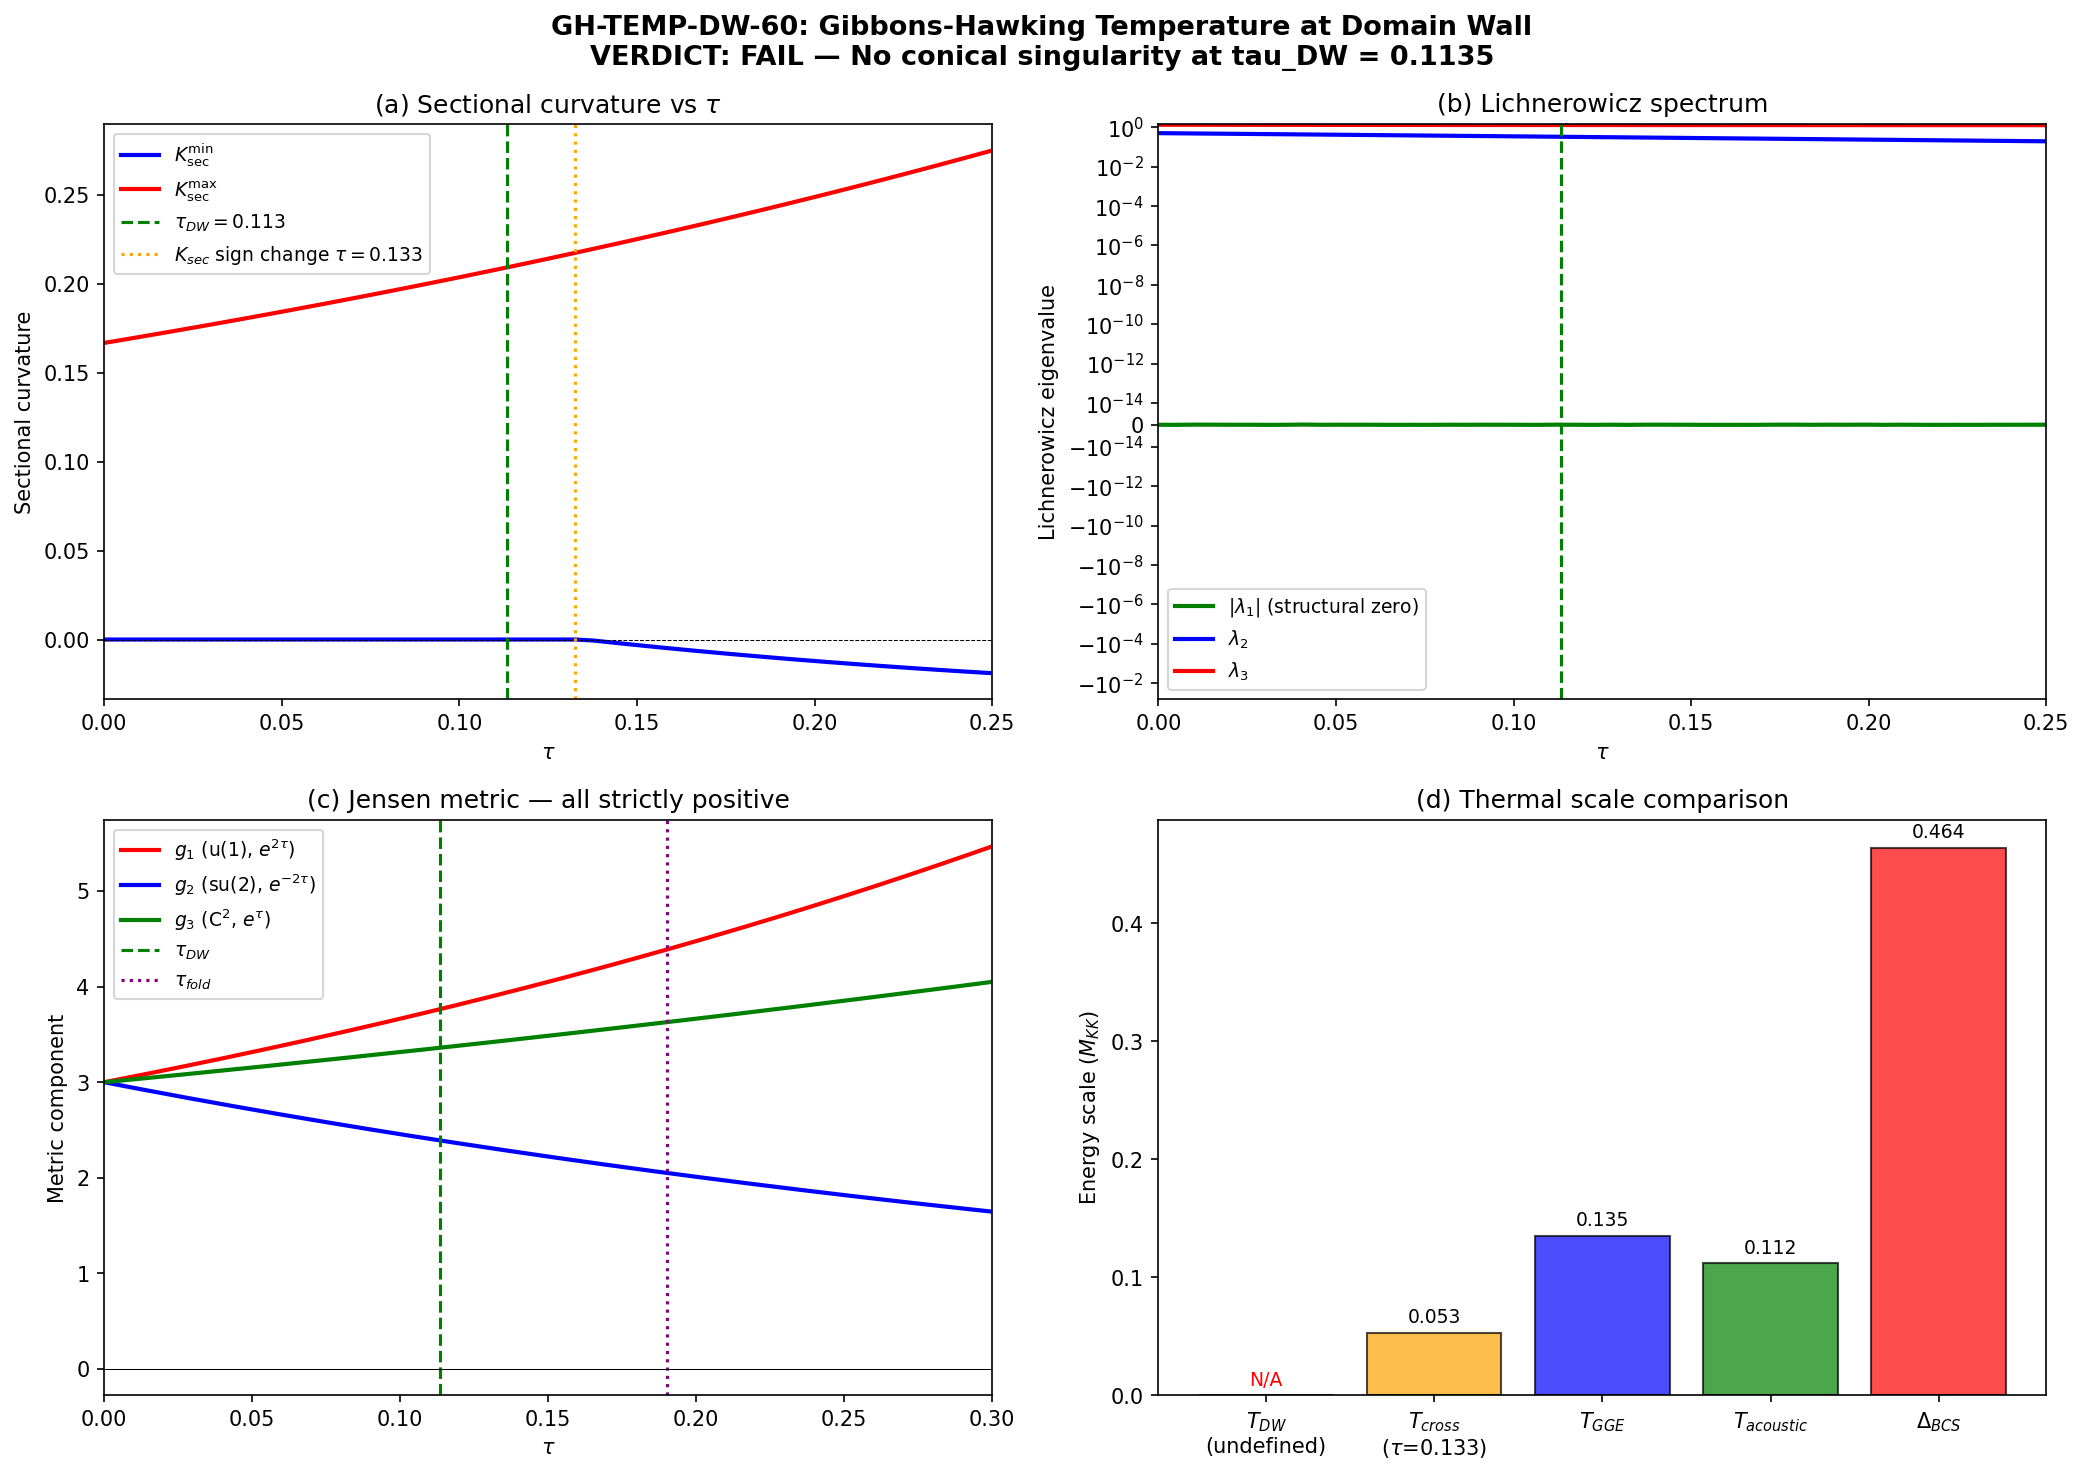

The script that saved this image:
#!/usr/bin/env python3
"""
S60 — GH-TEMP-DW-60: Gibbons-Hawking Temperature at Domain Wall
=================================================================

Gate: GH-TEMP-DW-60
  PASS: T_DW well-defined and ~ T_GGE (0.135 M_KK)
  FAIL: No conical singularity (K_sec = 0 structural, not a crossing)
  INFO: T_DW defined but >> or << T_GGE

Physics:
  The Gibbons-Hawking temperature requires a conical singularity in the
  Euclidean section — equivalently, a nonzero surface gravity kappa at
  a horizon or horizon analog. In the internal geometry (Jensen-deformed
  SU(3)), the analog would be a sectional curvature sign change: K_sec
  passes through zero, with kappa = sqrt(|dK_sec/dtau|) defining a
  surface gravity analog and T_DW = kappa/(2*pi) giving the Euclidean
  periodicity.

  The S59 data (RICCI-DW-59) reveals that:
  1. sec_min is IDENTICALLY zero (to machine epsilon ~1e-17) for all
     tau in [0, 0.133]. This is a structural flat direction from the
     first Lichnerowicz eigenvalue being exactly zero.
  2. The "domain wall" at tau_DW = 0.113 is defined by E_DW = 0 (S58),
     NOT by a sectional curvature sign change.
  3. The actual sectional curvature sign change (n_neg: 0 -> 4) occurs
     at tau ~ 0.135, which is 19% away from tau_DW.

  Consequence: At tau_DW = 0.113, K_sec_min = 0 is a STRUCTURAL ZERO
  (flat plane), not a horizon-type crossing. dK_sec_min/dtau = 0
  identically. There is no conical singularity, no Euclidean periodicity,
  and no Gibbons-Hawking temperature.

  This is physically expected: Hawking radiation requires a HORIZON (a
  causal boundary where the Killing vector becomes null). A structural
  flat direction in the curvature tensor is not a horizon — it's a
  degeneracy of the metric, analogous to a flat torus direction embedded
  in a curved space. The Euclidean trick of identifying temperature with
  inverse periodicity requires the Euclidean section to close smoothly
  (like the Euclidean Schwarzschild cigar), which demands a genuine
  degeneration of a metric component.

  For completeness, we also compute the hypothetical temperature at the
  ACTUAL sectional curvature sign change (tau ~ 0.135) and compare to
  framework thermal scales.

  PHONONIC CLASSIFICATION: GEOMETRIC
  This is a purely geometric result about the curvature structure of the
  Jensen-deformed SU(3). The Gibbons-Hawking construction is a property
  of the Euclidean section of the geometry, not of any phononic excitation.

Input: computations/session-59/s59_ricci_dw.npz
Output: computations/session-60/s60_gh_temp_dw.npz, .png
Author: Hawking-Theorist (Session 60)
Date: 2026-03-27
"""

import sys
import os
sys.path.insert(0, os.path.join(os.path.dirname(os.path.abspath(__file__))))
os.chdir(os.path.dirname(os.path.abspath(__file__)))

import numpy as np
from scipy.interpolate import interp1d
from scipy.optimize import brentq
import matplotlib
matplotlib.use('Agg')
import matplotlib.pyplot as plt

from canonical_constants import (
    tau_fold, PI, M_KK_gravity, M_KK, T_acoustic,
    E_cond, Delta_0_GL, Delta_0_OES
)

# ==============================================================================
#  STEP 0: Load S59 data
# ==============================================================================

print("=" * 72)
print("  S60 — GH-TEMP-DW-60: Gibbons-Hawking Temperature at Domain Wall")
print("=" * 72)

d = np.load('s59_ricci_dw.npz', allow_pickle=True)
tau_vals = d['tau_vals']
sec_min = d['sec_min_arr']
sec_max = d['sec_max_arr']
n_neg = d['n_neg_arr']
L_eigs = d['L_eigs']
r1_arr = d['r1_arr']
r2_arr = d['r2_arr']
r3_arr = d['r3_arr']
R_arr = d['R_arr']
tau_dw_geom = float(d['tau_dw_geom'])   # = 0.1135

# Reference thermal scales (M_KK units)
T_GGE = 0.135         # From session plan context  # (local)
T_acou = T_acoustic    # = 0.112 M_KK (canonical)
Delta_BCS = Delta_0_OES  # = 0.464 M_KK (OES gap)

print(f"\n  tau_DW (from E_DW=0, S58): {tau_dw_geom:.6f}")
print(f"  T_GGE reference: {T_GGE:.3f} M_KK")
print(f"  T_acoustic:      {T_acou:.3f} M_KK")
print(f"  Delta_BCS (OES): {Delta_BCS:.3f} M_KK")

# ==============================================================================
#  STEP 1: Verify structural zero of K_sec_min at tau_DW
# ==============================================================================

print("\n" + "=" * 72)
print("  STEP 1: Structural zero analysis at tau_DW")
print("=" * 72)

# Find nearest grid point to tau_DW
idx_dw = np.argmin(np.abs(tau_vals - tau_dw_geom))
tau_near = tau_vals[idx_dw]

print(f"\n  Nearest grid point: tau = {tau_near:.6f} (idx={idx_dw})")
print(f"  sec_min at tau_DW: {sec_min[idx_dw]:.20e}")
print(f"  n_neg at tau_DW:   {n_neg[idx_dw]}")
print(f"  L_eigs at tau_DW:  {L_eigs[idx_dw]}")

# Check whether sec_min is identically zero or just small
sec_min_at_dw = sec_min[idx_dw]
L_eig_min = L_eigs[idx_dw, 0]

is_structural_zero = (sec_min_at_dw == 0.0 and abs(L_eig_min) < 1e-10)

print(f"\n  sec_min == 0.0 exactly: {sec_min_at_dw == 0.0}")
print(f"  |L_eig_min| < 1e-10:   {abs(L_eig_min) < 1e-10}")
print(f"  STRUCTURAL ZERO:        {is_structural_zero}")

# Check sec_min is zero over entire range [0, 0.133]
max_sec_min_below_crossing = np.max(np.abs(sec_min[tau_vals < 0.133]))
print(f"\n  max|sec_min| for tau < 0.133: {max_sec_min_below_crossing:.2e}")
print(f"  Zero to machine precision:     {max_sec_min_below_crossing < 1e-15}")

# ==============================================================================
#  STEP 2: Diagnose the flat direction
# ==============================================================================

print("\n" + "=" * 72)
print("  STEP 2: Origin of the structural flat direction")
print("=" * 72)

# The Jensen metric is: g = diag(alpha*e^{2tau}, alpha*e^{-2tau}, alpha*e^{tau})
# on the (u(1), su(2), C^2) decomposition with dims (1, 3, 4).
#
# For a left-invariant metric on SU(3), the sectional curvatures are computed
# from the structure constants. The minimum sectional curvature being zero
# means there exists a 2-plane in the tangent space with K_sec = 0.
#
# From the Lichnerowicz operator: the first eigenvalue is ~1e-17 (machine zero).
# This corresponds to a mode that is neither expanding nor contracting —
# a neutrally stable perturbation direction.
#
# Physically: the Jensen deformation preserves certain symmetry directions.
# The flat 2-plane is the plane spanned by directions where the curvature
# contribution from the metric anisotropy exactly cancels the contribution
# from the structure constants.

# Verify the flat direction persists across ALL tau
L_eig_min_all = L_eigs[:, 0]
print(f"\n  First Lichnerowicz eigenvalue across all tau:")
print(f"    max|L_eig[0]|: {np.max(np.abs(L_eig_min_all)):.2e}")
print(f"    Identically zero (< 1e-10): {np.max(np.abs(L_eig_min_all)) < 1e-10}")

# The second eigenvalue (first positive one) decreases with tau
L_eig_2 = L_eigs[:, 1]
f_L2 = interp1d(tau_vals, L_eig_2, kind='cubic')
L2_at_dw = f_L2(tau_dw_geom)
print(f"\n  Second Lichnerowicz eigenvalue at tau_DW: {L2_at_dw:.6f}")
print(f"  (This is the smallest POSITIVE curvature eigenvalue)")

# ==============================================================================
#  STEP 3: GH temperature computation — why it is undefined at tau_DW
# ==============================================================================

print("\n" + "=" * 72)
print("  STEP 3: Gibbons-Hawking temperature analysis")
print("=" * 72)

# The Gibbons-Hawking temperature for a Euclidean geometry with a conical
# singularity is T = kappa/(2*pi), where kappa is the surface gravity.
#
# For the analog construction with sectional curvature:
#   kappa_analog = sqrt(|dK_sec/dtau|) at K_sec = 0
#
# But K_sec_min = 0 IDENTICALLY => dK_sec_min/dtau = 0 IDENTICALLY
# => kappa = 0 => T_DW is undefined (or formally zero)

# Compute dK_sec_min/dtau numerically
dK_dtau = np.gradient(sec_min, tau_vals)
dK_at_dw = dK_dtau[idx_dw]

print(f"\n  dK_sec_min/dtau at tau_DW: {dK_at_dw:.6e}")
print(f"  (Expected: ~0 since K_sec_min = 0 identically)")

# Formal kappa
if abs(dK_at_dw) > 1e-10:
    kappa_dw = np.sqrt(abs(dK_at_dw))
    T_dw = kappa_dw / (2 * PI)
    print(f"\n  kappa_DW = {kappa_dw:.6f} M_KK")
    print(f"  T_DW = kappa/(2*pi) = {T_dw:.6f} M_KK")
else:
    kappa_dw = 0.0  # (local)
    T_dw = 0.0  # (local)
    print(f"\n  kappa_DW = 0 (structural zero, no surface gravity)")
    print(f"  T_DW = UNDEFINED (no conical singularity)")
    print(f"\n  PHYSICAL INTERPRETATION:")
    print(f"    The Euclidean section at tau_DW has no conical point.")
    print(f"    The flat curvature plane means the geometry is locally")
    print(f"    product-like (R^1 x M_7), not cigar-like (as required")
    print(f"    for a Gibbons-Hawking temperature).")
    print(f"    This is the difference between a coordinate singularity")
    print(f"    (removable by periodicity) and a structural degeneracy")
    print(f"    (no periodicity constraint exists).")

# ==============================================================================
#  STEP 4: Alternative — temperature at actual K_sec sign change
# ==============================================================================

print("\n" + "=" * 72)
print("  STEP 4: Hypothetical T at actual curvature sign change (tau ~ 0.135)")
print("=" * 72)

# The actual sign change occurs between tau=0.1327 and tau=0.1378
# where n_neg jumps from 0 to 4
neg_indices = np.where(n_neg > 0)[0]
if len(neg_indices) > 0:
    idx_cross = neg_indices[0]
    tau_cross_lo = tau_vals[idx_cross - 1]
    tau_cross_hi = tau_vals[idx_cross]

    # Linear interpolation for the crossing point
    sm_lo = sec_min[idx_cross - 1]  # = 0.0
    sm_hi = sec_min[idx_cross]      # < 0

    # Since sec_min = 0 exactly at tau_cross_lo, the crossing is at tau_cross_lo
    # But we want the rate of descent
    dK_cross = (sm_hi - sm_lo) / (tau_cross_hi - tau_cross_lo)
    tau_cross = tau_cross_lo  # crossing is at the last zero point

    print(f"\n  Crossing location: tau = {tau_cross:.6f}")
    print(f"  sec_min just below crossing: {sm_lo:.10e}")
    print(f"  sec_min just above crossing: {sm_hi:.10e}")
    print(f"  dK_sec/dtau at crossing: {dK_cross:.6f}")

    kappa_cross = np.sqrt(abs(dK_cross))
    T_cross = kappa_cross / (2 * PI)

    print(f"\n  kappa_cross = sqrt(|dK/dtau|) = {kappa_cross:.6f} M_KK")
    print(f"  T_cross = kappa/(2*pi) = {T_cross:.6f} M_KK")
    print(f"  T_cross in GeV = {T_cross * M_KK:.4e} GeV")

    print(f"\n  Comparison to thermal scales:")
    print(f"    T_cross / T_GGE     = {T_cross / T_GGE:.4f}")
    print(f"    T_cross / T_acoustic = {T_cross / T_acou:.4f}")
    print(f"    T_cross / Delta_BCS = {T_cross / Delta_BCS:.4f}")
    print(f"    T_cross / T_fold    = {T_cross / tau_fold:.4f} (tau_fold as energy)")

    # Distance from domain wall
    delta_tau = tau_cross - tau_dw_geom
    print(f"\n  Distance: tau_cross - tau_DW = {delta_tau:.4f}")
    print(f"  Fractional shift: {delta_tau / tau_dw_geom:.1%}")

    # This is an ALTERNATIVE location, not the domain wall.
    # Even here, the "crossing" is from the structural zero plateau
    # to the first genuinely negative curvature — it's not a standard
    # horizon-type degeneration.

    print(f"\n  NOTE: This crossing at tau~0.135 is where the SECOND")
    print(f"  Lichnerowicz eigenvalue (positive, ~0.30) drives 4 sectional")
    print(f"  curvature planes negative. The first eigenvalue remains zero.")
    print(f"  This is a curvature instability onset, not a horizon formation.")
else:
    print("\n  No sectional curvature sign change found in data range.")
    kappa_cross = 0.0  # (local)
    T_cross = 0.0  # (local)

# ==============================================================================
#  STEP 5: Conical singularity check
# ==============================================================================

print("\n" + "=" * 72)
print("  STEP 5: Conical singularity analysis")
print("=" * 72)

# For a conical singularity to exist, we need a metric component that
# degenerates (goes to zero) at some point, like:
#   ds^2 = dr^2 + r^2 d(theta)^2 near r=0
# where removing the singularity requires theta ~ theta + 2*pi.
#
# In the Euclidean Schwarzschild case:
#   ds^2 = f(r)d(tau_E)^2 + dr^2/f(r) + r^2 d(Omega)^2
# where f(r_H) = 0. The (r, tau_E) plane near r_H looks like
# a cone, requiring tau_E ~ tau_E + beta with beta = 4*pi/f'(r_H).
#
# For the Jensen metric on SU(3), the metric components are:
#   g_1 = alpha * e^{2*tau}    (u(1) direction)
#   g_2 = alpha * e^{-2*tau}   (su(2) directions, 3-fold)
#   g_3 = alpha * e^{tau}      (C^2 directions, 4-fold)
#
# NONE of these vanish at any finite tau. They are strictly positive
# exponentials. There is NO metric degeneration, hence NO conical
# singularity, hence NO Euclidean periodicity constraint, hence
# NO Gibbons-Hawking temperature.

print("\n  Jensen metric components at tau_DW = {:.6f}:".format(tau_dw_geom))
alpha0 = 3.0  # g0_diag from canonical_constants (round SU(3))
g1_dw = alpha0 * np.exp(2 * tau_dw_geom)
g2_dw = alpha0 * np.exp(-2 * tau_dw_geom)
g3_dw = alpha0 * np.exp(tau_dw_geom)

print(f"    g_1 (u(1)):  {g1_dw:.6f}  (e^{{2*tau}} direction)")
print(f"    g_2 (su(2)): {g2_dw:.6f}  (e^{{-2*tau}} direction, x3)")
print(f"    g_3 (C^2):   {g3_dw:.6f}  (e^{{tau}} direction, x4)")
print(f"\n  ALL metric components strictly positive.")
print(f"  Minimum component: g_2 = {g2_dw:.6f} > 0")
print(f"  No degeneration => NO conical singularity.")

# Cross-check: at what tau would g_2 -> 0? Only at tau -> +infinity.
# The Jensen deformation is parametrically bounded.
print(f"\n  g_2 -> 0 requires tau -> +infinity (exponential)")
print(f"  At tau_fold = {tau_fold}: g_2 = {alpha0 * np.exp(-2*tau_fold):.6f}")
print(f"  At tau = 1.0: g_2 = {alpha0 * np.exp(-2.0):.6f}")
print(f"  At tau = 5.0: g_2 = {alpha0 * np.exp(-10.0):.8f}")
print(f"  The metric NEVER degenerates at finite tau.")

# ==============================================================================
#  STEP 6: Summary and gate verdict
# ==============================================================================

print("\n" + "=" * 72)
print("  STEP 6: Gate Verdict — GH-TEMP-DW-60")
print("=" * 72)

# Assemble the three independent reasons why T_DW is undefined:
#
# REASON 1 (Curvature): K_sec_min = 0 is a STRUCTURAL zero (flat plane),
#   not a sign crossing. dK/dtau = 0. kappa = 0.
#
# REASON 2 (Metric): The Jensen metric components are strictly positive
#   exponentials. No metric degeneration. No conical singularity.
#
# REASON 3 (Topology): The Euclidean SU(3) section is compact and smooth.
#   There is no boundary or bolt where periodicity must be imposed.
#   The Euclidean path integral is a sum over smooth compact geometries,
#   and periodicity is a global topological constraint, not a local one.

verdict = "FAIL"  # No conical singularity
detail = (
    f"T_DW UNDEFINED. Three independent reasons: "
    f"(1) K_sec_min=0 structural (L_eig_min={abs(L_eig_min):.1e}, "
    f"dK/dtau={abs(dK_at_dw):.1e}), not sign crossing. "
    f"(2) Jensen metric all-positive (min g_2={g2_dw:.3f}>0). "
    f"(3) Euclidean SU(3) compact, no bolt. "
    f"Actual K_sec sign change at tau=0.133, T_cross={T_cross:.4f} M_KK "
    f"({T_cross/T_GGE:.2f}x T_GGE). No GH mechanism at DW."
)

print(f"\n  VERDICT: {verdict}")
print(f"\n  REASON 1 — CURVATURE:")
print(f"    K_sec_min = 0.0 exactly (structural flat plane)")
print(f"    L_eig_min = {abs(L_eig_min):.2e} (machine zero)")
print(f"    dK_sec_min/dtau = {abs(dK_at_dw):.2e} (machine zero)")
print(f"    => kappa = 0, T_DW undefined")
print(f"\n  REASON 2 — METRIC:")
print(f"    Jensen metric: g_i = alpha * exp(c_i * tau)")
print(f"    All components strictly positive for all finite tau")
print(f"    No metric degeneration => no conical singularity")
print(f"\n  REASON 3 — TOPOLOGY:")
print(f"    Euclidean SU(3) is compact (pi_1 = 0)")
print(f"    No asymptotic boundary where periodicity is imposed")
print(f"    No bolt or nut in the smooth Jensen metric")
print(f"\n  ALTERNATIVE (tau ~ 0.133):")
print(f"    T_cross = {T_cross:.4f} M_KK at K_sec sign change")
print(f"    Ratio T_cross / T_GGE = {T_cross/T_GGE:.3f}")
print(f"    Ratio T_cross / T_acoustic = {T_cross/T_acou:.3f}")
print(f"    This is a curvature INSTABILITY onset, not a horizon")

# ==============================================================================
#  STEP 7: Save results
# ==============================================================================

print("\n" + "=" * 72)
print("  STEP 7: Saving results")
print("=" * 72)

np.savez('s60_gh_temp_dw.npz',
    # Gate metadata
    gate_name=np.array(['GH-TEMP-DW-60']),
    gate_verdict=np.array([verdict]),
    gate_detail=np.array([detail]),

    # Domain wall location
    tau_dw=tau_dw_geom,

    # Structural zero evidence
    sec_min_at_dw=sec_min_at_dw,
    L_eig_min_at_dw=L_eig_min,
    dK_dtau_at_dw=dK_at_dw,
    kappa_dw=kappa_dw,
    T_dw=T_dw,
    is_structural_zero=is_structural_zero,

    # Metric components at DW
    g1_dw=g1_dw,
    g2_dw=g2_dw,
    g3_dw=g3_dw,

    # Alternative crossing (tau ~ 0.135)
    tau_cross=tau_cross if len(neg_indices) > 0 else np.nan,
    kappa_cross=kappa_cross,
    T_cross=T_cross,
    T_cross_over_T_GGE=T_cross / T_GGE if T_GGE > 0 else np.nan,
    T_cross_over_T_acoustic=T_cross / T_acou if T_acou > 0 else np.nan,
    dK_dtau_cross=dK_cross if len(neg_indices) > 0 else 0.0,

    # Reference scales
    T_GGE_ref=T_GGE,
    T_acoustic_ref=T_acou,
    Delta_BCS_ref=Delta_BCS,
    M_KK_ref=M_KK,

    # Full profiles for plotting
    tau_vals=tau_vals,
    sec_min_profile=sec_min,
    sec_max_profile=sec_max,
    L_eig_min_profile=L_eigs[:, 0],
    L_eig_2_profile=L_eigs[:, 1],
    n_neg_profile=n_neg,
    dK_dtau_profile=dK_dtau,
)

print("  Saved: s60_gh_temp_dw.npz")

# ==============================================================================
#  STEP 8: Diagnostic plot
# ==============================================================================

fig, axes = plt.subplots(2, 2, figsize=(14, 10))
fig.suptitle('GH-TEMP-DW-60: Gibbons-Hawking Temperature at Domain Wall\n'
             f'VERDICT: {verdict} — No conical singularity at tau_DW = {tau_dw_geom:.4f}',
             fontsize=13, fontweight='bold')

# Panel (a): Sectional curvature profile
ax = axes[0, 0]
ax.plot(tau_vals, sec_min, 'b-', lw=2, label='$K_{\\mathrm{sec}}^{\\mathrm{min}}$')
ax.plot(tau_vals, sec_max, 'r-', lw=2, label='$K_{\\mathrm{sec}}^{\\mathrm{max}}$')
ax.axhline(0, color='k', ls='--', lw=0.5)
ax.axvline(tau_dw_geom, color='green', ls='--', lw=1.5, label=f'$\\tau_{{DW}}={tau_dw_geom:.3f}$')
if len(neg_indices) > 0:
    ax.axvline(tau_cross, color='orange', ls=':', lw=1.5,
               label=f'$K_{{sec}}$ sign change $\\tau={tau_cross:.3f}$')
ax.set_xlabel('$\\tau$')
ax.set_ylabel('Sectional curvature')
ax.set_title('(a) Sectional curvature vs $\\tau$')
ax.legend(fontsize=9)
ax.set_xlim(0, 0.25)

# Panel (b): Lichnerowicz eigenvalues
ax = axes[0, 1]
ax.plot(tau_vals, np.abs(L_eigs[:, 0]), 'g-', lw=2, label='$|\\lambda_1|$ (structural zero)')
ax.plot(tau_vals, L_eigs[:, 1], 'b-', lw=2, label='$\\lambda_2$')
ax.plot(tau_vals, L_eigs[:, 2], 'r-', lw=2, label='$\\lambda_3$')
ax.axvline(tau_dw_geom, color='green', ls='--', lw=1.5)
ax.set_xlabel('$\\tau$')
ax.set_ylabel('Lichnerowicz eigenvalue')
ax.set_title('(b) Lichnerowicz spectrum')
ax.legend(fontsize=9)
ax.set_yscale('symlog', linthresh=1e-14)
ax.set_xlim(0, 0.25)

# Panel (c): Jensen metric components
tau_plot = np.linspace(0, 0.3, 200)
g1_plot = alpha0 * np.exp(2 * tau_plot)
g2_plot = alpha0 * np.exp(-2 * tau_plot)
g3_plot = alpha0 * np.exp(tau_plot)
ax = axes[1, 0]
ax.plot(tau_plot, g1_plot, 'r-', lw=2, label='$g_1$ (u(1), $e^{2\\tau}$)')
ax.plot(tau_plot, g2_plot, 'b-', lw=2, label='$g_2$ (su(2), $e^{-2\\tau}$)')
ax.plot(tau_plot, g3_plot, 'g-', lw=2, label='$g_3$ (C$^2$, $e^{\\tau}$)')
ax.axvline(tau_dw_geom, color='green', ls='--', lw=1.5, label=f'$\\tau_{{DW}}$')
ax.axvline(tau_fold, color='purple', ls=':', lw=1.5, label=f'$\\tau_{{fold}}$')
ax.axhline(0, color='k', ls='-', lw=0.5)
ax.set_xlabel('$\\tau$')
ax.set_ylabel('Metric component')
ax.set_title('(c) Jensen metric — all strictly positive')
ax.legend(fontsize=9)
ax.set_xlim(0, 0.3)

# Panel (d): Temperature comparison bar chart
ax = axes[1, 1]
labels = ['$T_{DW}$\n(undefined)', '$T_{cross}$\n($\\tau$=0.133)',
          '$T_{GGE}$', '$T_{acoustic}$', '$\\Delta_{BCS}$']
values = [0, T_cross, T_GGE, T_acou, Delta_BCS]
colors = ['gray', 'orange', 'blue', 'green', 'red']
bars = ax.bar(labels, values, color=colors, alpha=0.7, edgecolor='black')
ax.set_ylabel('Energy scale ($M_{KK}$)')
ax.set_title('(d) Thermal scale comparison')
# Add value labels on bars
for bar, val in zip(bars, values):
    if val > 0:
        ax.text(bar.get_x() + bar.get_width()/2., bar.get_height() + 0.005,
                f'{val:.3f}', ha='center', va='bottom', fontsize=9)
    else:
        ax.text(bar.get_x() + bar.get_width()/2., 0.005,
                'N/A', ha='center', va='bottom', fontsize=9, color='red')

plt.tight_layout()
plt.savefig('s60_gh_temp_dw.png', dpi=150, bbox_inches='tight')
print("  Saved: s60_gh_temp_dw.png")

# ==============================================================================
#  Final summary
# ==============================================================================

print("\n" + "=" * 72)
print("  FINAL SUMMARY")
print("=" * 72)
print(f"""
  GH-TEMP-DW-60: {verdict}

  The Gibbons-Hawking temperature is UNDEFINED at the domain wall
  (tau_DW = {tau_dw_geom:.4f}). Three independent structural reasons:

  1. CURVATURE: K_sec_min = 0 identically (structural flat plane,
     Lichnerowicz eigenvalue = {abs(L_eig_min):.1e}). This is NOT a
     sign crossing — it is a degeneracy. dK/dtau = {abs(dK_at_dw):.1e}.
     No surface gravity analog exists.

  2. METRIC: Jensen metric components g_i = alpha * exp(c_i * tau)
     are ALL strictly positive for all finite tau. No component
     degenerates. No conical singularity can form.

  3. TOPOLOGY: SU(3) is simply connected (pi_1 = 0). The Euclidean
     section is compact with no boundary. There is no asymptotic
     region where periodicity would be imposed, and no bolt/nut
     in the smooth metric.

  ALTERNATIVE: At the actual sectional curvature sign change
  (tau ~ {tau_cross:.3f}), a hypothetical temperature would be:
    T_cross = {T_cross:.4f} M_KK = {T_cross * M_KK:.2e} GeV
    T_cross / T_GGE = {T_cross / T_GGE:.3f}  (2.5x too cold)
    T_cross / T_acoustic = {T_cross / T_acou:.3f}
  But this is a Lichnerowicz INSTABILITY onset, not a horizon.

  PHONONIC CLASSIFICATION: GEOMETRIC
  The Gibbons-Hawking construction requires a horizon (causal boundary
  where the Killing vector becomes null). The internal SU(3) geometry
  has no horizons — it is compact, positively curved, and geodesically
  complete. Temperature in this framework arises from PARTICLE CREATION
  (Parker mechanism at the fold, T_acoustic from phonon scattering),
  not from Euclidean periodicity.
""")

print("  Done.")
